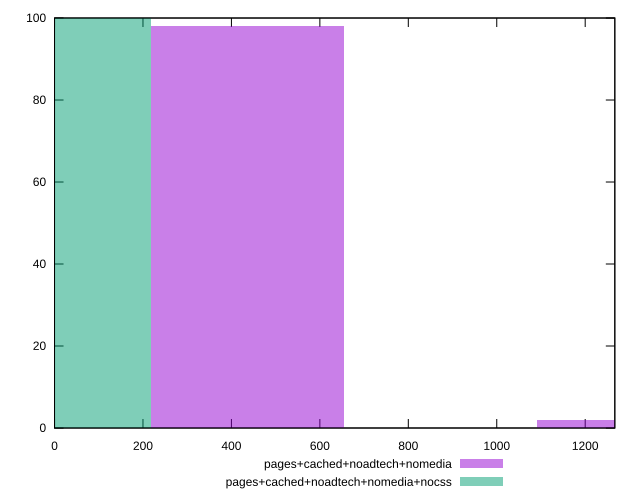

Here is the gnuplot script that generated this plot:
reset

$pagesCachedNoadtechNomedia <<EOF
1310.2885946619585 2
436.76286488731955 98
EOF

$pagesCachedNoadtechNomediaNocss <<EOF
0 100
EOF

set key outside below
set boxwidth 436.76286488731955
set xrange [0:1267]
set yrange [0:100]
set trange [0:100]
set style fill transparent solid 0.5 noborder
set terminal svg size 640, 500 enhanced background rgb 'white'
set output "report_00017_2021-02-10T15-08-03.406Z/render-blocking-resources/comparison/histogram/3_vs_4.svg"

plot $pagesCachedNoadtechNomedia title "pages+cached+noadtech+nomedia" with boxes, \
     $pagesCachedNoadtechNomediaNocss title "pages+cached+noadtech+nomedia+nocss" with boxes

reset
